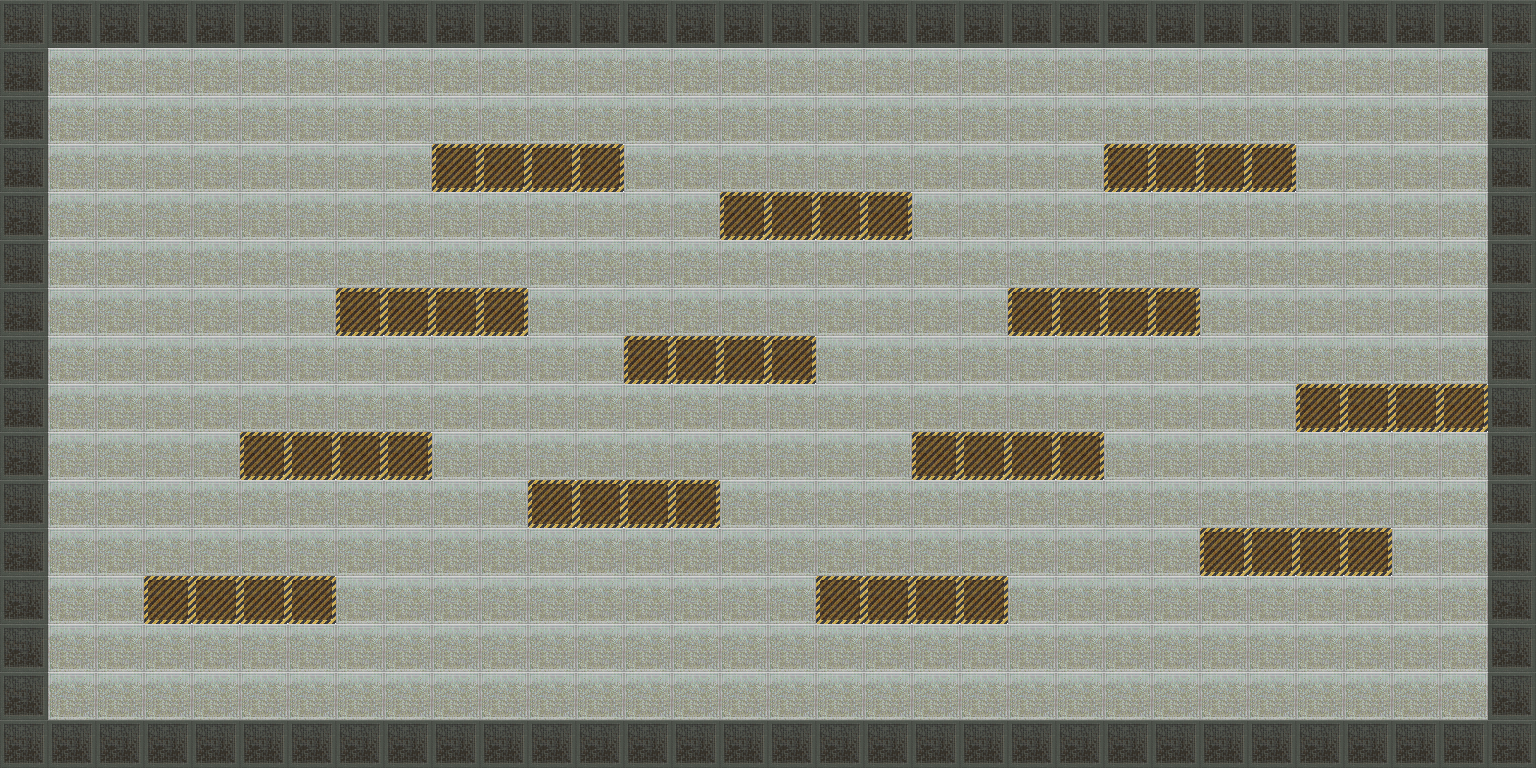

This game map was drawn from its Tiled (.tmx) file and the tilesets committed beside it. A one-line description and the trimmed map source follow:
An orthogonal 32x16 tile map with 48x48 px tiles, 2 tile layers (background, solid).

<map version="1.2" tiledversion="1.2.1" orientation="orthogonal" renderorder="left-up" width="32" height="16" tilewidth="48" tileheight="48" infinite="0" nextlayerid="3" nextobjectid="1">
 <tileset firstgid="1" name="basic_48_tiles" tilewidth="48" tileheight="48" tilecount="3" columns="3">
  <image source="../../assets/environment/third_party/basic_tileset_144x48.png" width="144" height="48" />
  <tile id="0">
   <properties>
    <property name="collides" type="bool" value="false" />
   </properties>
  </tile>
  <tile id="1">
   <properties>
    <property name="collides" type="bool" value="true" />
   </properties>
  </tile>
  <tile id="2">
   <properties>
    <property name="collides" type="bool" value="true" />
   </properties>
  </tile>
 </tileset>
 <layer id="1" name="background" width="32" height="16">
  <data>[512 cells, 512 non-empty, 1 distinct tile ids]</data>
 </layer>
 <layer id="2" name="solid" width="32" height="16">
  <data>[512 cells, 144 non-empty, 2 distinct tile ids]</data>
 </layer>
</map>